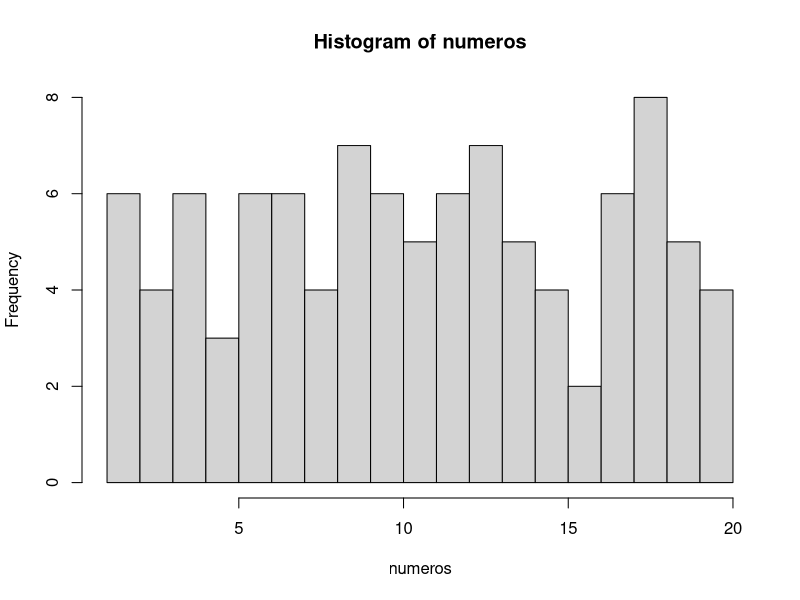

This chart was generated by the following R code:
## ---- chunk 1
numeros <- sample(1:20, 100, TRUE)
numeros
## ---- chunk 2
mediana <- median(numeros)
mediana
## ---- chunk 3
media <- mean(numeros)
media
## ---- chunk 4
# El argumento breaks nos permite dividir en histograma en las partes que queramos
hist(numeros, breaks = 20)
## ---- chunk 5
tabla.frecuencias <- data.frame(table(numeros))
tabla.frecuencias
## ---- chunk 6
# Con la función seq, creamos una secuencia de 1 a 10 en intervalos de 0.1 en 0.1
secuencia <- seq(1, 10, 0.1)
muestra <- sample(secuencia, 100, TRUE)
muestra
## ---- chunk 7
# Aquí el cálculo de la moda
mediana.muestra <- median(muestra)
mediana.muestra
## ---- chunk 8
# Aquí el cálculo de la moda
media.muestra <- mean(muestra)
media.muestra
## ---- chunk 9
# Aquí el cálculo de la moda
tabla.moda <- data.frame(table(muestra))
tabla.moda
